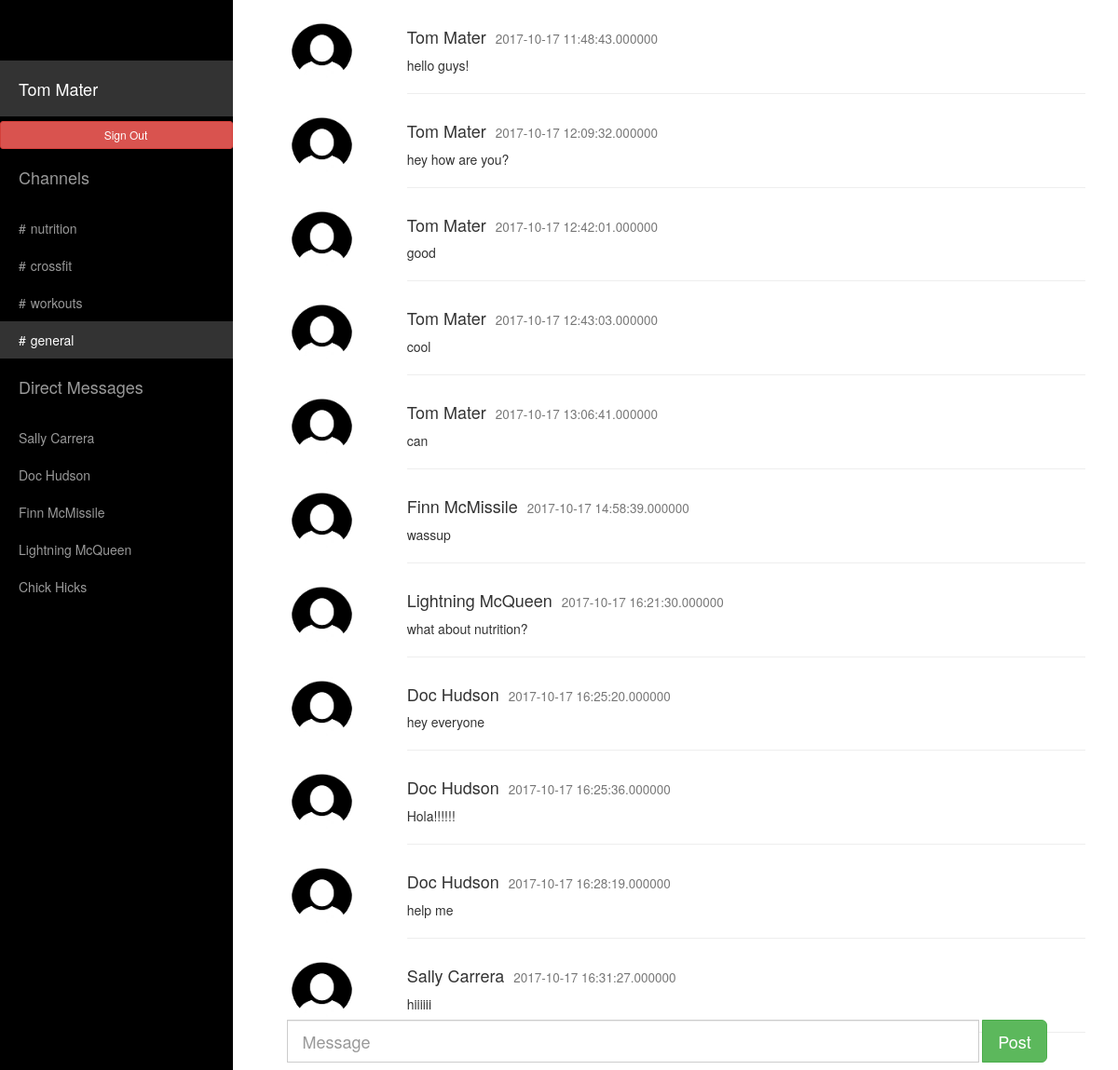
The app's page /index.php (signed in), older data.
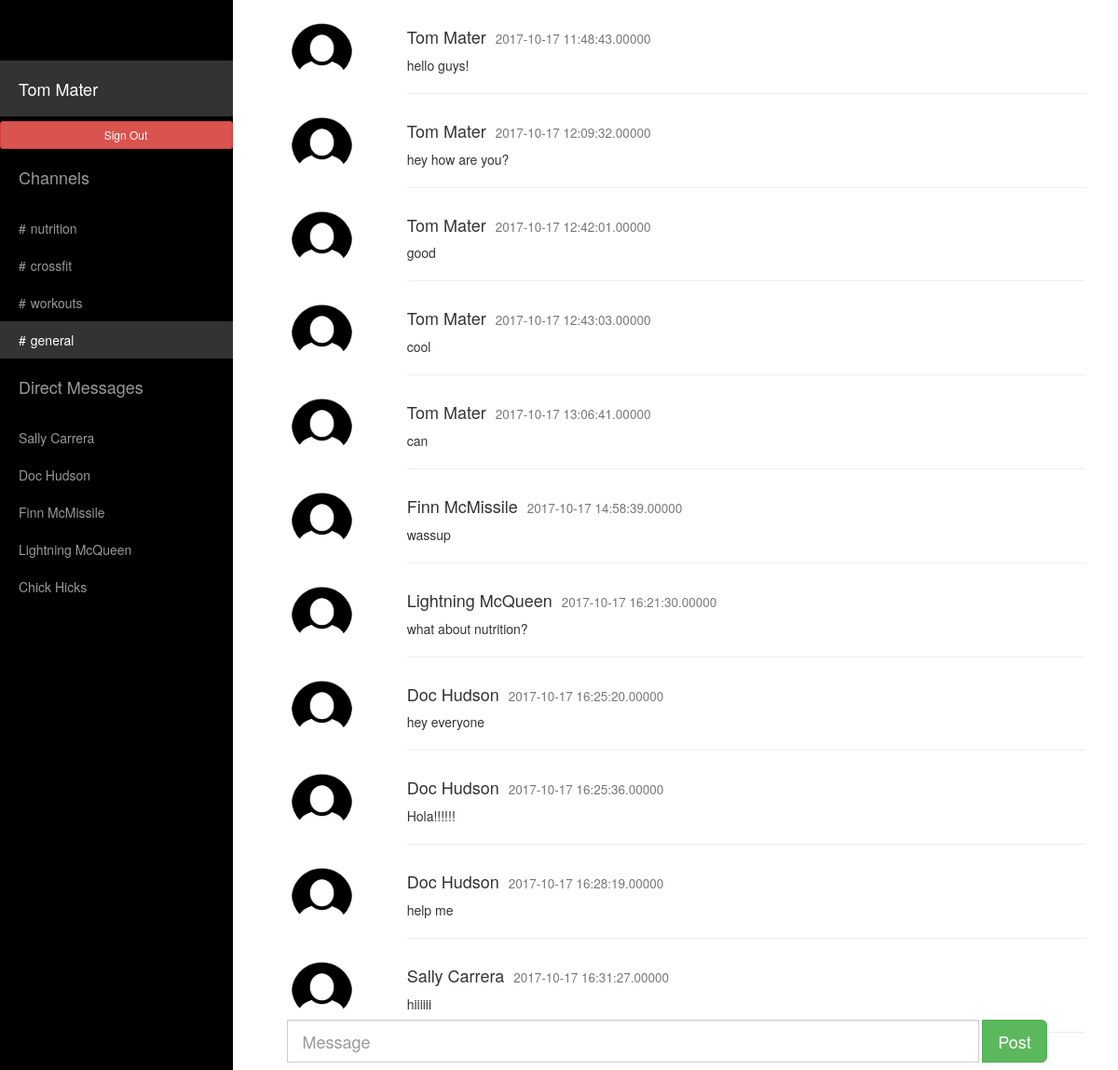
The same page, newer data.
### tables this page shows
CREATE TABLE `users_channel` (
  `id` int(20) NOT NULL DEFAULT '0',
  `channels` varchar(100) NOT NULL,
  `ch_id` int(20) NOT NULL
);

CREATE TABLE `users_info` (
  `id` int(20) NOT NULL DEFAULT '0',
  `user_email` varchar(100) NOT NULL DEFAULT '',
  `user_pass` varchar(100) NOT NULL,
  `user_name` varchar(100) NOT NULL
);

CREATE TABLE `users_message` (
  `mess_id` int(20) NOT NULL,
  `ch_id` int(20) NOT NULL DEFAULT '0',
  `messages` varchar(100) NOT NULL,
  `user_name` varchar(100) NOT NULL,
  `date` timestamp(5) NOT NULL
);

### index.php (the view, shortened to what this page needs)
<!DOCTYPE html>
<html lang="en">
<head>
	<link rel="stylesheet" href="https://maxcdn.bootstrapcdn.com/bootstrap/3.3.7/css/bootstrap.min.css">
    <link href="css/sidebar.css" rel="stylesheet">
  </head>
<body>
    <div id="wrapper">
        <div id="sidebar-wrapper">
            <ul class="sidebar-nav">
                <li class="sidebar-brand">
                </li>
                <li class="sidebar-brand">
                    <a style="color:white !important;" class="actives" href="index.php"><?php echo $_SESSION['user_name']; ?></a>
                </li>
				<li>
				<a style="color:white !important;" href="signout.php" class="btn btn-danger btn-sm" role="button">Sign Out</a>
				</li>
                <li class="sidebar-brand">
                    <a>Channels</a>
                </li>
				<?php
$conn = mysqli_connect("localhost","admin","M0n@rch$");
	mysqli_select_db($conn,'slack');
	 $r1=mysqli_query($conn,"select channels from users_channel where channels='".nutrition."'");
	 while($r2=mysqli_fetch_array($r1))
	 {
?>
          <li>
                    <a href="indexn.php"><span style="padding-right:5px">#</span><?php echo $r2['channels']; ?></a>
		  </li>
<?php
	 }
?>
<?php
 $r14=mysqli_query($conn,"select channels from users_channel where channels='".crossfit."'");
	 while($r24=mysqli_fetch_array($r14))
	 {
?>
      <li>
                    <a  href="indexc.php"><span style="padding-right:5px">#</span><?php echo $r24['channels']; ?></a>
		  </li>
<?php
	 }
?>
<?php
 $r15=mysqli_query($conn,"select channels from users_channel where channels='".workouts."'");
	 while($r25=mysqli_fetch_array($r15))
	 {
?>
      <li>
                    <a href="indexw.php"><span style="padding-right:5px">#</span><?php echo $r25['channels']; ?></a>
		  </li>
<?php
	 }
?>
<?php
 $r13=mysqli_query($conn,"select channels from users_channel where channels='".general."'");
	 while($r23=mysqli_fetch_array($r13))
	 {
?>
      <li>
                    <a class="actives" style="color:white !important;" href="index.php"><span style="padding-right:5px">#</span><?php echo $r23['channels']; ?></a>
		  </li>
<?php
	 }
?>
		 <li class="sidebar-brand">
                    <a href="#">
                        Direct Messages
                    </a>
          </li>
		  <?php
	     $r11=mysqli_query($conn,"select user_name from users_info where not user_name='".$_SESSION['user_name']."'");
	     while($r22=mysqli_fetch_array($r11))
	       {
?>
		   <li>
                    <a href="#page-content-wrapper"><?php echo $r22['user_name']; ?></a>
		  </li>
<?php
		   }
?>
            </ul>
        </div>
        <div id="page-content-wrapper">
            <div class="container-fluid">
                <div class="row">
				<div  class="col-lg-12">
	 <?php
	     $r33=mysqli_query($conn,"select *from users_message where ch_id='1'");
	     while($r34=mysqli_fetch_array($r33))
	       {
?>
			<div  class="row">
        <div class="col-sm-2 text-center">
          <img src="user-image.jpg" class="img-circle" height="65" width="65" alt="Avatar">
        </div>
        <div class="col-sm-10">
          <h4><?php echo $r34['user_name'];?><small style="margin-left:10px"><?php echo $r34['date'];?></small></h4>
          <p><?php echo $r34['messages'];?></p>
          <hr>
        </div>
			</div>
<?php
		   }
?>
                    </div>
                </div>
            </div>
        </div>
		                       <nav class="navbar navbar-fixed-bottom">
								    <div class="row">
										<div class="col-sm-3 col-md-3">
										</div>
										<div class="col-sm-9 col-md-9">
											<form class="navbar-form" action="index1.php" method="post">
												<div class="row">
					<div class="input-group input-group-lg col-lg-10">
						<input type="text" name="message_post" class="form-control" placeholder="Message">
						</div>
							<div class="input-group input-group-btn col-lg-2">
								<button name="submit" value="submit" class="btn btn-success btn-lg" type="submit">
									Post
								</button>
							</div>
				</div>
			</form>
	</div>
	</div>
</nav>
    </div>
</body>
</html>

### css/sidebar.css (style rules this page uses)
body { overflow-x: hidden; }
#wrapper { padding-left: 0; -webkit-transition: all 0.5s ease; -moz-transition: all 0.5s ease; -o-transition: all 0.5s ease; transition: all 0.5s ease; }
#sidebar-wrapper { z-index: 1000; position: fixed; left: 250px; width: 0; height: 100%; margin-left: -250px; overflow-y: auto; background: #000; -webkit-transition: all 0.5s ease; -moz-transition: all 0.5s ease; -o-transition: all 0.5s ease; transition: all 0.5s ease; }
#page-content-wrapper { width: 100%; position: absolute; padding: 15px; }
.sidebar-nav { position: absolute; top: 0; width: 250px; margin: 0; padding: 0; list-style: none; }
.sidebar-nav li { text-indent: 20px; line-height: 40px; }
.sidebar-nav li a { display: block; text-decoration: none; color: #999999; }
.actives { text-decoration: none; color: #fff; background: rgba(255,255,255,0.2); }
.sidebar-nav > .sidebar-brand { height: 65px; font-size: 18px; line-height: 60px; }
.sidebar-nav > .sidebar-brand a { color: #999999; }
@media (min-width:768px) { #wrapper { padding-left: 250px; } }
@media (min-width:768px) { #sidebar-wrapper { width: 250px; } }
@media (min-width:768px) { #page-content-wrapper { padding: 20px; position: relative; } }

Row changes from the older to the newer data that the page shows:
changed users_message "hello guys!": date "2017-10-17 11:48:43.000000" → "2017-10-17 11:48:43.00000"
changed users_message "hey how are you?": date "2017-10-17 12:09:32.000000" → "2017-10-17 12:09:32.00000"
changed users_message "good": date "2017-10-17 12:42:01.000000" → "2017-10-17 12:42:01.00000"
changed users_message "cool": date "2017-10-17 12:43:03.000000" → "2017-10-17 12:43:03.00000"
changed users_message "can": date "2017-10-17 13:06:41.000000" → "2017-10-17 13:06:41.00000"
changed users_message "Finn McMissile": date "2017-10-17 14:58:39.000000" → "2017-10-17 14:58:39.00000"
changed users_message "Lightning McQueen": date "2017-10-17 16:21:30.000000" → "2017-10-17 16:21:30.00000"
changed users_message "hey everyone": date "2017-10-17 16:25:20.000000" → "2017-10-17 16:25:20.00000"
changed users_message "Hola!!!!!!": date "2017-10-17 16:25:36.000000" → "2017-10-17 16:25:36.00000"
changed users_message "help me": date "2017-10-17 16:28:19.000000" → "2017-10-17 16:28:19.00000"
changed users_message "Sally Carrera": date "2017-10-17 16:31:27.000000" → "2017-10-17 16:31:27.00000"
